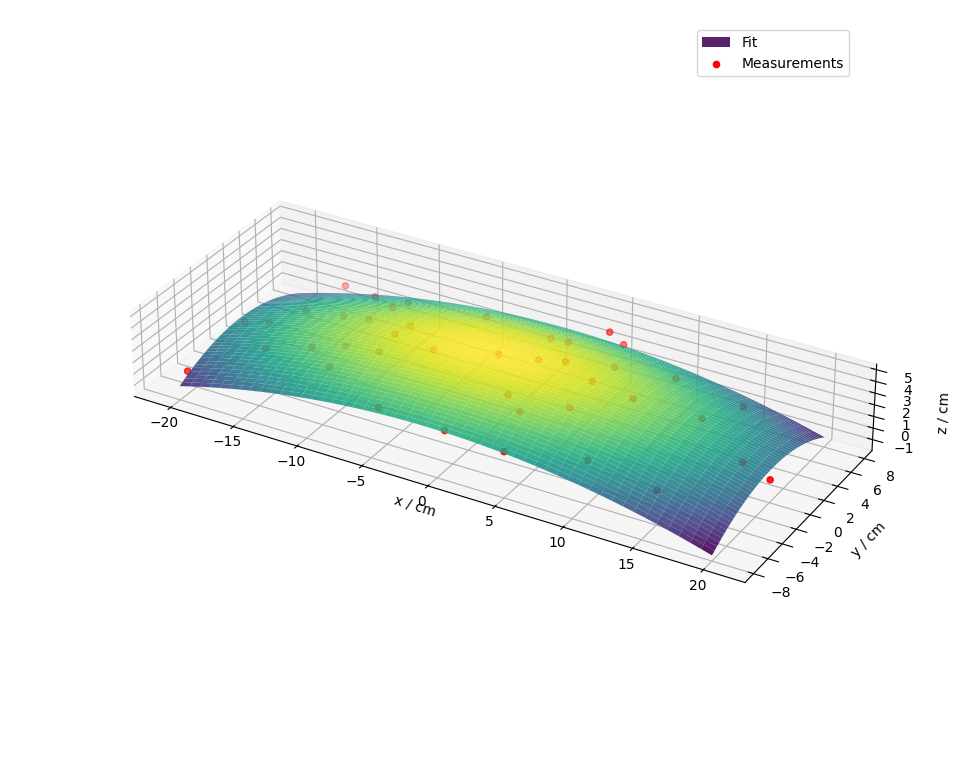

Reproduce this figure in Python.
import numpy as np
from scipy.optimize import curve_fit
import matplotlib.pyplot as plt

def fit(xy: tuple[float, float], a0: float, a1: float, a2: float, a3: float,
    a4: float, a5: float) -> float:
    """Defines a bivariate quadratic fit function
      z = f(x, y) = a0 + a1*x + a2*y + a3*x**2 + a4*x*y + a5*y**2
    """
    x, y = xy
    return a0 + a1*x + a2*y + a3*x**2 + a4*x*y + a5*y**2

x, y, z = np.loadtxt("data.csv", dtype=np.float64, delimiter=",", unpack=True)
popt, pcov = curve_fit(fit, (x, y), z)

# Unpack optimised parameters (and their errors) from fit
a0, a1, a2, a3, a4, a5 = popt
a0err, a1err, a2err, a3err, a4err, a5err = np.sqrt(np.diag(pcov))

print(f"{a0 = } ± {a0err}")
print(f"{a1 = } ± {a1err}")
print(f"{a2 = } ± {a2err}")
print(f"{a3 = } ± {a3err}")
print(f"{a4 = } ± {a4err}")
print(f"{a5 = } ± {a5err}")
print("-" * 60)
print("\nFit function is therefore:")
print(f" z = f(x, y) = {a0:.6f} + {a1:.6f}x + {a2:.6f}y + {a3:.6f}x^2" +
      f" + {a4:.6f}xy + {a5:.6f}y^2")

# Plot smooth fit using more points and parameters from `curve_fit`
xpoints = np.linspace(min(x), max(x), num=1000)
ypoints = np.linspace(min(y), max(y), num=1000)
X, Y = np.meshgrid(xpoints, ypoints)
Z = fit((X, Y), *popt)

# Create figure with two subplots
fig = plt.figure(figsize=(12, 5))

# 3D surface plot
ax1 = fig.add_subplot(111, projection="3d")
surf = ax1.plot_surface(X, Y, Z, cmap='viridis', alpha=0.9, label="Fit")
ax1.scatter(x, y, z, color='red', label="Measurements")
ax1.set_xlabel('x / cm')
ax1.set_ylabel('y / cm')
ax1.set_zlabel('z / cm')

# Set aspect ratio based on data ranges for equal scaling
x_range = max(x) - min(x)
y_range = max(y) - min(y)
z_range = np.max(Z) - np.min(Z)
ax1.set_box_aspect([x_range, y_range, z_range])

plt.legend()
plt.tight_layout()
plt.show()
